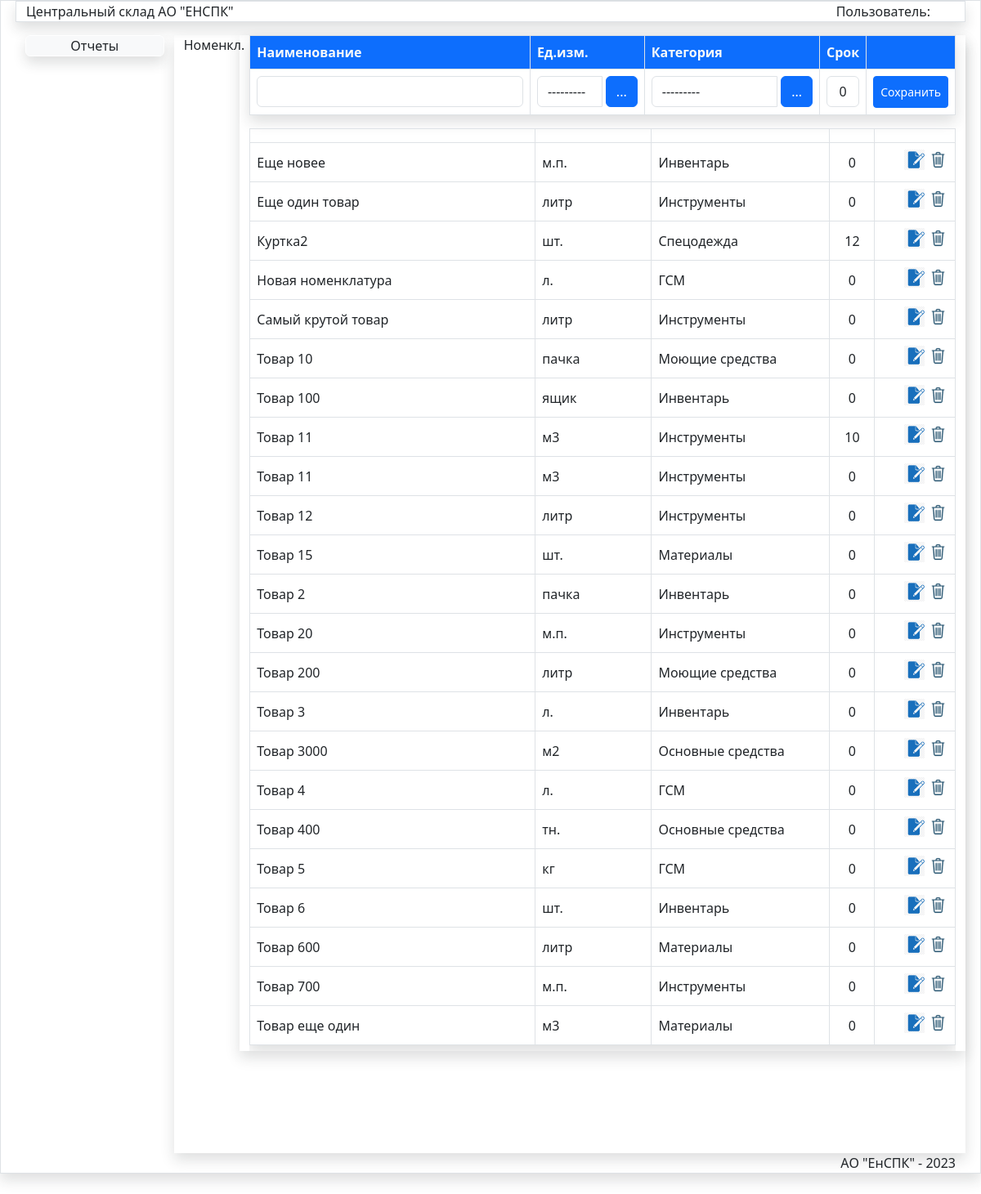
Page /SprNom/ on the earlier database version.
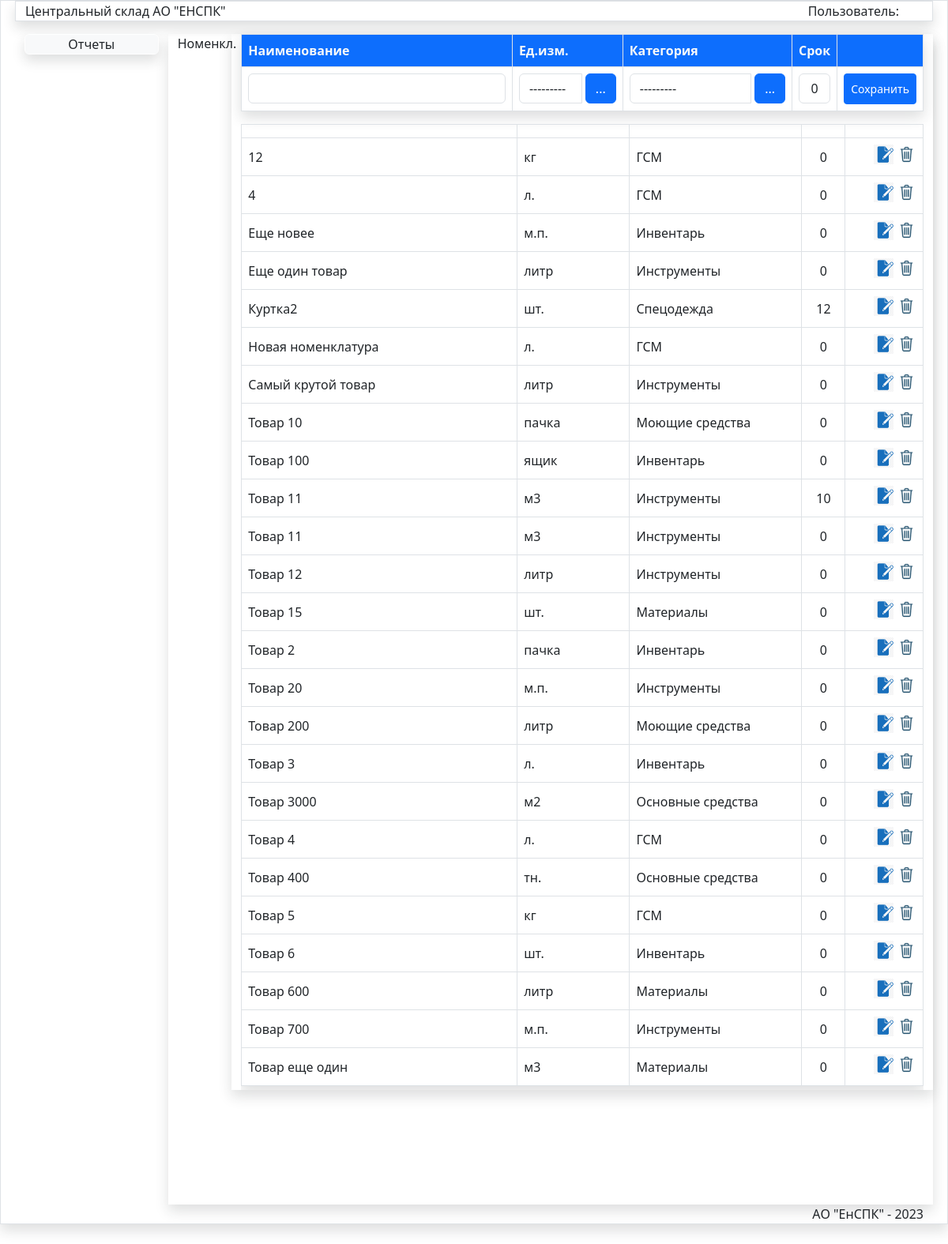
Same page on the later database version.
### store/models.py (models this page shows, shortened)
class Nom(models.Model):
    title = models.CharField(max_length=150, verbose_name='Наименование', unique=True )
    izm=models.ForeignKey(Unit,verbose_name='Ед.изм.',on_delete=models.PROTECT)
    category = models.ForeignKey(Category, verbose_name='Категория', on_delete=models.PROTECT)
    srok=models.IntegerField(blank=True,default=0)
    updated_at = models.DateTimeField(auto_now=True, verbose_name='Создан')
    created_at = models.DateTimeField(auto_now_add=True, verbose_name='Обновлен')
    class Meta:
        verbose_name = 'Номенклатура'
        verbose_name_plural = 'Номенклатура'
        ordering = ['title', ]

class Unit(models.Model):
    title = models.CharField(max_length=100,verbose_name='Наименование',unique=True)
    def __str__(self):
        return self.title
    class Meta:
        verbose_name='Единица измерения'
        verbose_name_plural='Единицы измерения'
        ordering=['title',]

class Category(models.Model):
    title = models.CharField(max_length=100, verbose_name='Наименование категории',unique=True)
    def __str__(self):
        return self.title
    class Meta:
        verbose_name='Категория'
        verbose_name_plural='Категории'
        ordering=['title',]

### store/views.py (the view)
# urls.py: path('SprNom/', SprNom, name='SprNom'),
def SprNom(request):
    form=NomForm()
    form2=UnitForm2()
    form3=CategoryForm2()
    unit=Nom.objects.all()
    return render(request,'store/spr/SprNom.html',{'title':"Номенклатура",'form':form,'unit':unit,
    'pic_label': 'Номенкл.','form2':form2,'form3':form3 })

### store/forms.py
class NomForm(forms.ModelForm):
   class Meta:
      model = Nom
      fields = '__all__'
      widgets = {
    'title': forms.TextInput(attrs={'class': 'form-control', 'id':'idtitle'}),
    'izm': forms.Select(attrs={'class': 'form-control','id':'idizm'}),
    'category': forms.Select(attrs={'class': 'form-control', 'id':'idcat'}),
     'srok': forms.TextInput(attrs={'class': 'form-control text-center', 'id':'idsrok'}),
         }

class UnitForm2(forms.ModelForm):
    class Meta:
        model = Unit
        fields = ['title']
        widgets = {
            'title': forms.TextInput(attrs={'class': 'form-control', 'style': 'width:460px;', 'id': 'idtitle2'}),
        }

### store/templates/store/spr/SprNom.html (shortened to what this page needs)
{% extends 'store/menu.html' %}
{% load static %}
{% block DataArea %}
<div class="row">
    <div class="col-md-1  ">{{pic_label}}</div>
<div class="col-md-11 mx-auto shadow">
<table class="table table-bordered shadow ">
 <thead class="bg-primary text-light">
    <tr class="mt-0">
        <th style="width:40%;" >Наименование </th>
        <th style="width:16.3%;"  >Ед.изм.</th>
         <th style="width:25%;"  >Категория</th>
         <th style="width:6.3%;"  >Срок</th>
        <th  style="width:11.3%" ></th>
    </tr>
  </thead>
<form  method="post" id="nom-form">
<tbody>
 <tr>
     <td> {{ form.title}}</td>
     <td>
         <div class="input-group">
                    {{form.izm}}
                    <div class=" input-group-button pr-2">
                        <button type="button" id="show-contact-modal-button" class="btn btn-primary mr-2" style="margin-left: 5px;" data-bs-toggle="modal" data-bs-target="#exampleModal5">...</button>
                    </div>
                </div>
        </td>
     <td   >
     <div class="input-group">
     {{form.category}}
     <div class=" input-group-button pr-2">
     <button type="button" id="show-contact-modal-button2" class="btn btn-primary mr-2" style="margin-left: 5px;" data-bs-toggle="modal" data-bs-target="#exampleModal6">...</button>
     </div>
     </div>
     </td>
     <td class=" text-end " >{{form.srok}}</td>
     <td class="pt-2 text-end" > <button type="submit" class="btn  btn-primary btn-sm pt-2 pb-2    " id="nomsavebtn" >Сохранить</button></td>
 </tr>
</form></tbody>
</table>
<div class="scrolltable">
<table class="table table-bordered shadow table-hover ">
<thead >
    <tr class="mt-0">
        <th style="width:40%" class="border" ></th>
        <th style="width:16.3%" class="border border-end-0" ></th>
         <th style="width:25%" class="border border-end-0" ></th>
         <th style="width:6.3%" class="text-center" ></th>
        <th style="width:11.3%" class="text-center" ></th>
    </tr>
  </thead>
<tbody id="tbody">
    {% for item in unit %}
<tr>
<td  class="align-middle">{{item.title}}</td>
<td  class="align-middle" >{{item.izm.title}}</td>
 <td  class="align-middle">{{item.category.title}}</td>
   <td  class="align-middle  text-center">{{item.srok}}</td>
<td class="text-end align-middle " ><input data-sid="{{item.id}}" data-update="#" class="btn-nom-update " value="Update" type="image" src="{% static '/images/edit2.png' %}" width="25px" >
<input data-sid="{{item.id}}" data-del="#" class="btn-nom-delete " value="Delete" type="image" src="{% static '/images/del.png' %}" width="25px"> </td>
</tr>
{% endfor %}
</tbody>
</table>
</div>
</div>
</div>
{% endblock DataArea %}

Differences in the rows shown:
added Nom: title "12", izm "кг", category "ГСМ", srok "0"
added Nom: title "4", izm "л.", category "ГСМ", srok "0"
